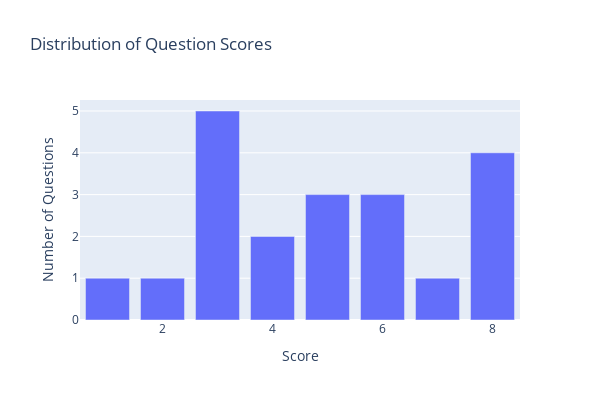

Source (notebook cell):
### Markdown cell above
Run the following code to graph the distribution of question scores.

### Code cell
from collections import Counter

score_counter = Counter(r["score"] for r in responses)

px.bar(
    x=score_counter.keys(),
    y=score_counter.values(),
    width=600,
    height=400,
    title="Distribution of Question Scores",
    labels={"x": "Score", "y": "Number of Questions"},
).show()

### Figure 1 — Plotly figure (JSON) as saved in the notebook; plotly's stock layout.template omitted (floating-point values rounded to 4 significant figures)
{"data": [{"alignmentgroup": "True", "hovertemplate": "Score=%{x}<br>Number of Questions=%{y}<extra></extra>", "legendgroup": "", "marker": {"color": "#636efa", "pattern": {"shape": ""}}, "name": "", "offsetgroup": "", "orientation": "v", "showlegend": false, "textposition": "auto", "type": "bar", "x": [8, 6, 5, 3, 4, 1, 2, 7], "xaxis": "x", "y": [4, 3, 3, 5, 2, 1, 1, 1], "yaxis": "y"}], "layout": {"barmode": "relative", "height": 400, "legend": {"tracegroupgap": 0}, "title": {"text": "Distribution of Question Scores"}, "width": 600, "xaxis": {"anchor": "y", "domain": [0, 1], "title": {"text": "Score"}}, "yaxis": {"anchor": "x", "domain": [0, 1], "title": {"text": "Number of Questions"}}}}
